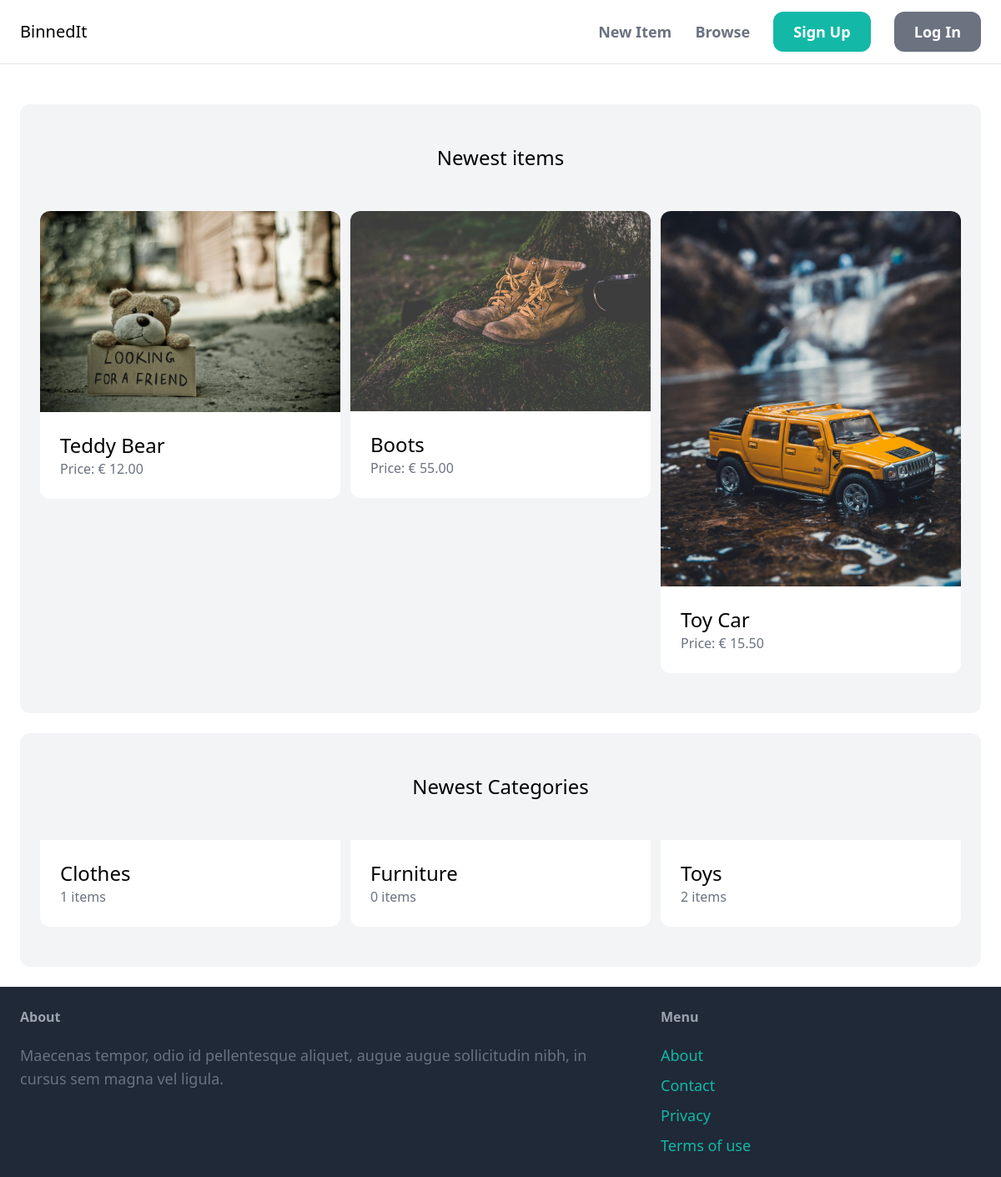
The app's page /, older data.
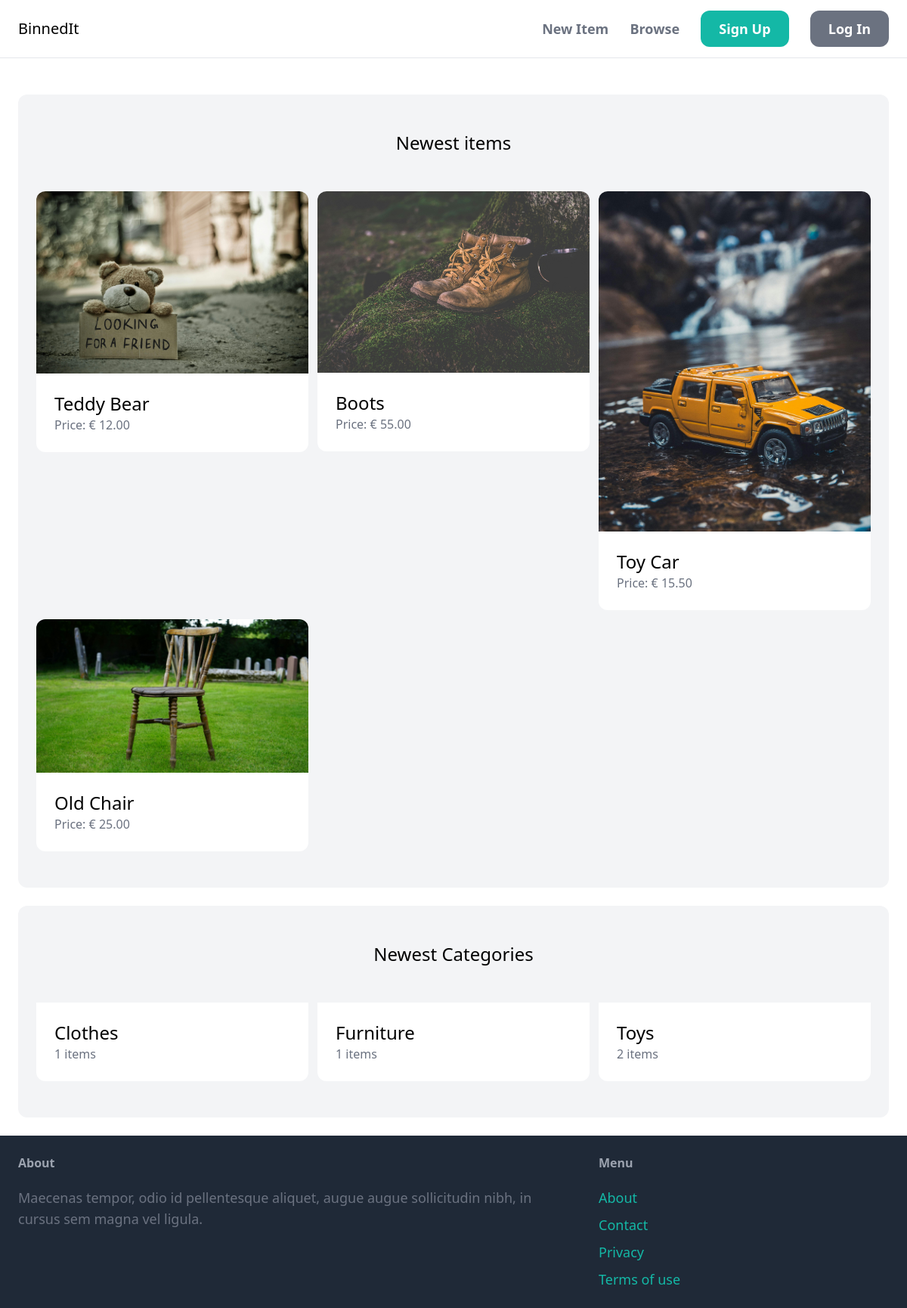
The same page, newer data.
### item/models.py (models this page shows, shortened)
class Item(models.Model):
    category = models.ForeignKey(
        Category, related_name='items', on_delete=models.CASCADE)
    name = models.CharField(max_length=255)
    description = models.TextField(blank=True, null=True)
    price = models.DecimalField(max_digits=999, decimal_places=2)
    image = models.ImageField(upload_to='item_images', blank=True, null=True)
    is_sold = models.BooleanField(default=False)
    created_by = models.ForeignKey(
        User, related_name='items', on_delete=models.CASCADE)
    created_at = models.DateTimeField(auto_now_add=True)

class Category(models.Model):
    name = models.CharField(max_length=255)
    class Meta:
        ordering = ('name',)
        verbose_name_plural = 'Categories'

### core/views.py (the view)
# urls.py: path('', views.index, name="index"),
def index(request):
    items = Item.objects.filter(is_sold=False)[0:6]
    categories = Category.objects.all()
    return render(request, 'core/index.html', {
        'categories': categories,
        'items': items,
    })

### core/templates/core/index.html (shortened to what this page needs)
{% extends 'core/base.html' %}
{%block content %}
<div class="mt-6 px-6 py-12 bg-gray-100 rounded-xl">
    <h2 class="mb-12 text-2xl text-center">Newest items</h2>
    <div class="grid grid-cols-3 gap-3">
        {% for item in items %}
        <div>
            <a href="{% url 'item:detail' item.id %}">
                <div>
                    <img src = "{{ item.image.url }}" class="rounded-t-xl">
                </div>
                <div class="p-6 bg-white rounded-b-xl">
                    <h2 class="text-2xl">{{item.name}}</h2>
                    <p class="text-gray-500">Price: € {{item.price}}</p>
                </div>
            </a>
        </div>
        {% endfor %}
    </div>
</div>
<div class="mt-6 px-6 py-12 bg-gray-100 rounded-xl">
    <h2 class="mb-12 text-2xl text-center">Newest Categories</h2>
    <div class="grid grid-cols-3 gap-3">
        {% for category in categories %}
            <div>
                <a href="#">
                    <div class="p-6 bg-white rounded-b-xl">
                        <h2 class="text-2xl">{{category.name}}</h2>
                        <p class="text-gray-500">{{category.items.count}} items</p>
                    </div>
                </a>
            </div>
        {% endfor %}
    </div>
</div>
{% endblock %}

Row changes from the older to the newer data that the page shows:
added Item: image (picture), name "Old Chair", price "25.00"
computed for Category "Furniture": items.count "0" → "1"
